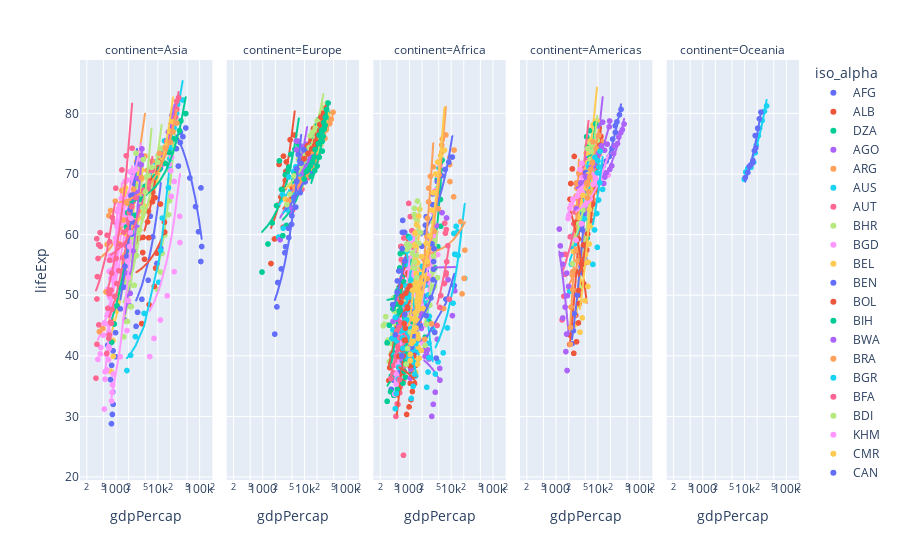

Notebook source saved alongside this figure:
### Markdown cell above
# EJERCICIO 3

- Utiliza la misma gráfica de dispersión, ahora queremos responder algunas preguntas para la narrativa de datos
- Agrega los siguientes parámetros para tener una mejor gráfica
```python
facet_col="continent", log_x=True, trendline="ols", hover_name="country"
```
Responde: 
- Si se cambia `log_x=False` por `log_x=True`, que es lo que pasa?
- Que pais tiene el GPD per capita más bajo en asia?
- Que paises tienen la esperanza de vida más alta en Africa

### Code cell
# px._______(data = ____, x=_____, y=_____, other_paremeters=____)
fig = px.scatter(df, x="gdpPercap", y="lifeExp", color="iso_alpha", facet_col="continent", log_x=True, trendline="ols", hover_name="country")
fig.show()
# Responde:
